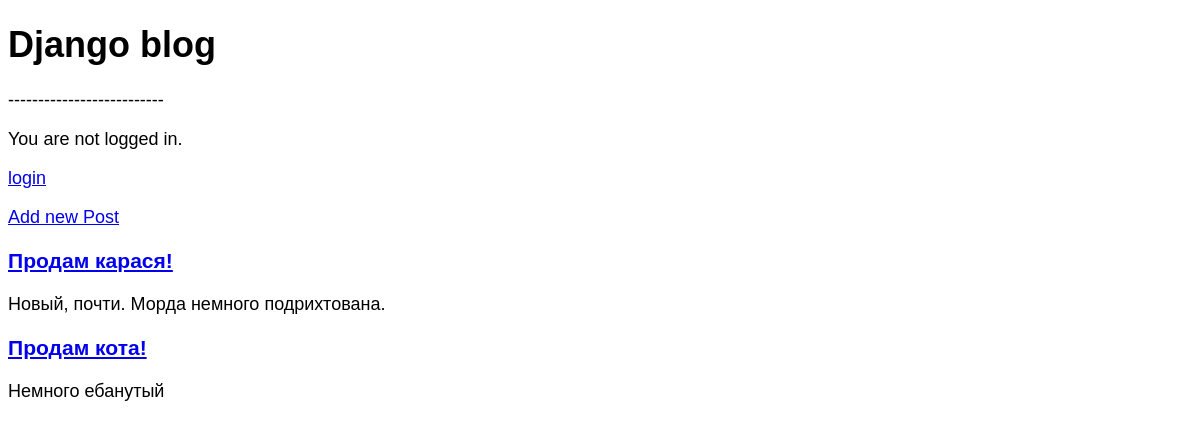
/, run on an earlier commit of the app's database.
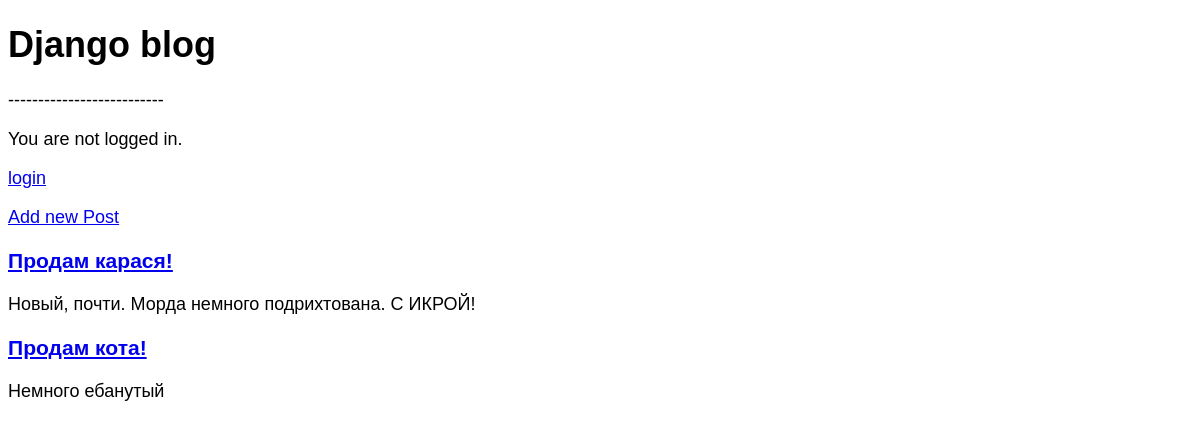
And on a later commit of the database.
### blog/models.py (models this page shows, shortened)
class Post(models.Model):
    title = models.CharField(max_length=200)
    author = models.ForeignKey('auth.User', on_delete=models.CASCADE)
    body = models.TextField()

### blog/views.py (the view)
# urls.py: path('', BlogListView.as_view(), name='home'),
class BlogListView(ListView):
    template_name = 'home.html'
    model = Post
    context_object_name = 'post_list'

### templates/home.html
{% extends 'base.html' %}
{% block content %}
            {% for post in post_list %}
                <div class="post-entry">
                    <h3><a href="/post/{{ post.pk }}">{{ post.title }}</a></h3>
                    <p>{{ post.body }}</p>
                </div>
            {% endfor %}
{% endblock %}

### templates/base.html (shortened to what this page needs)
{% load static %}
<!DOCTYPE html>
<html lang="en">
<head>
    <link rel="stylesheet" href="{% static 'css/base.css' %}">
    <h1>Django blog</h1>
    --------------------------
    <div class="nav-right">
        {% if user.is_authenticated %}
                <p>Hi {{ user.username }}!</p>
                <p><a href="{% url 'logout' %}">logout</a></p>
        {% else %}
                <p>You are not logged in.</p>
                <a href="{% url 'login' %}">login</a>
        {% endif %}
        <p><a href="/post/new">Add new Post</a></p>
    </div>
</head>
<body>
<div class="container">
        {% block content %}
        {% endblock %}
</div>
</body>
</html>

### static/css/base.css (style rules this page uses)
body { font-family: 'Source Sans Pro', sans-serif; font-size: 18px; }
.post-entry { margin-bottom: �rem; }
.post-entry p { margin: 0; font-weight: 400; }

What changed in the data, as far as the page shows it:
changed Post "Продам карася!": body "Новый, почти. Морда немного подрихтована." → "Новый, почти. Морда немного подрихтована. C ИКРОЙ!"
